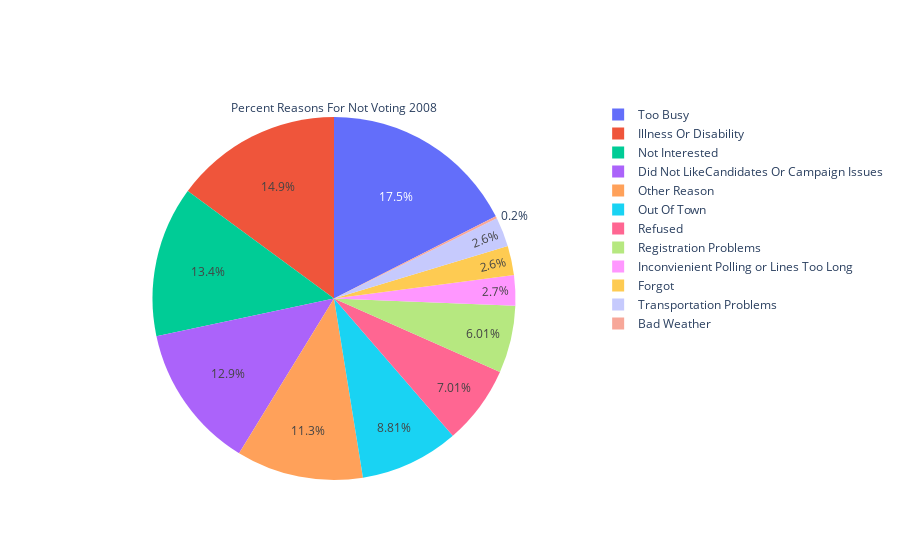

Here is the notebook cell this chart was saved with:
### Code cell
labels = ['Illness Or Disability','Out Of Town','Forgot','Not Interested',"Too Busy","Transportation Problems","Did Not LikeCandidates Or Campaign Issues","Registration Problems","Bad Weather","Inconvienient Polling or Lines Too Long","Other Reason","Refused"]
values = [14.9, 8.8, 2.6, 13.4,17.5,2.6,12.9,6.0,0.2,2.7,11.3,7.0]

Nonvoters2008 = go.Figure(data=[go.Pie(labels=labels, values=values, title="Percent Reasons For Not Voting 2008")])

Nonvoters2008.show()

### Figure 1 — Plotly figure (JSON) as saved in the notebook; plotly's stock layout.template omitted (floating-point values rounded to 4 significant figures)
{"data": [{"labels": ["Illness Or Disability", "Out Of Town", "Forgot", "Not Interested", "Too Busy", "Transportation Problems", "Did Not LikeCandidates Or Campaign Issues", "Registration Problems", "Bad Weather", "Inconvienient Polling or Lines Too Long", "Other Reason", "Refused"], "title": {"text": "Percent Reasons For Not Voting 2008"}, "type": "pie", "values": [14.9, 8.8, 2.6, 13.4, 17.5, 2.6, 12.9, 6, 0.2, 2.7, 11.3, 7]}], "layout": {}}
